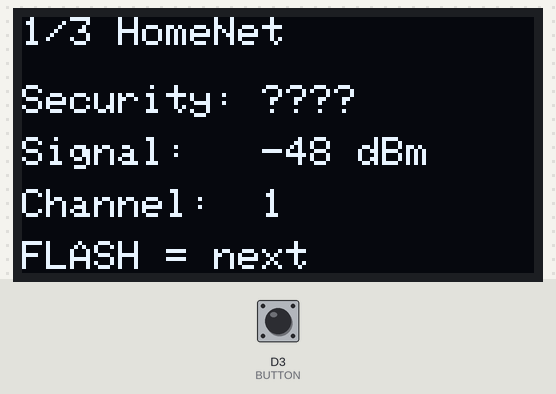
The sketch below on a simulated ESP8266 (NodeMCU). On the bench: 128×64 one-colour display. The inputs (shaded band) are chosen by the test bench; at power-on: D3 (BUTTON) HIGH. A WiFi scan finds three made-up networks.

Above: at 4.4 s.
4.5 s: D3 (BUTTON) pulled LOW for 0.15 s
At 5.1 s:
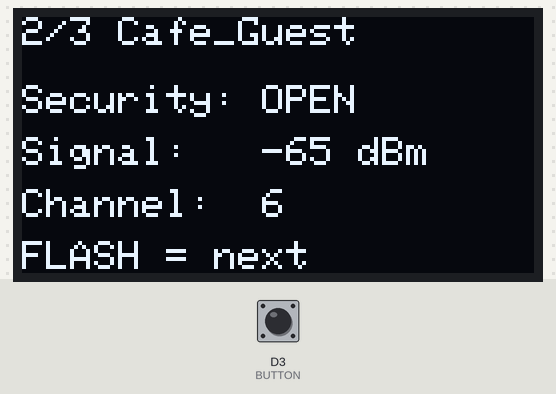
6.1 s: D3 (BUTTON) pulled LOW for 0.15 s
At 7.4 s:
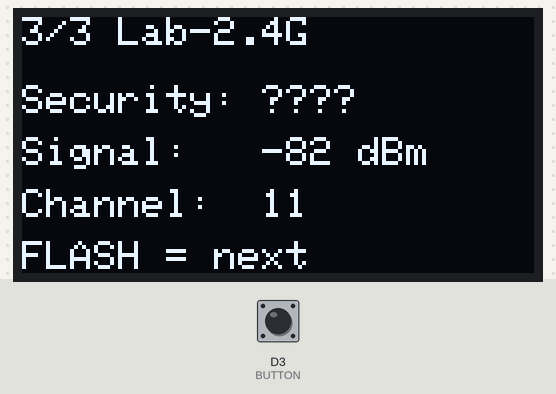
7.7 s: D3 (BUTTON) pulled LOW for 3.2 s
At 11.7 s:
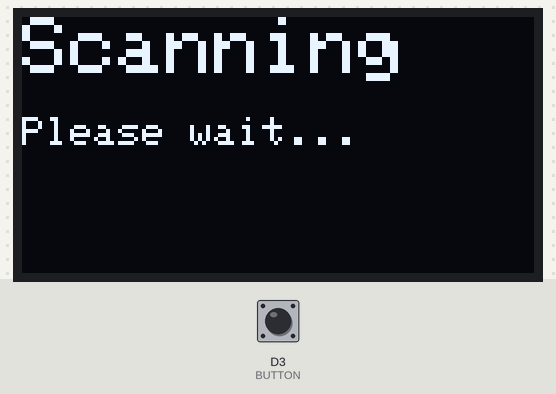
13.9 s: D3 (BUTTON) pulled LOW for 1 s
At 15.9 s:
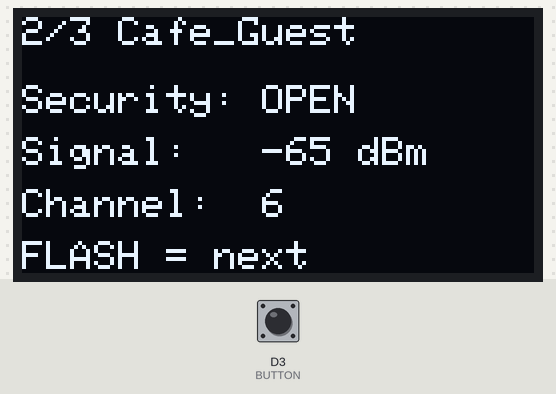
Timing chart, 0 to 17.4 s (numbered marks = the images above; inputs shaded):
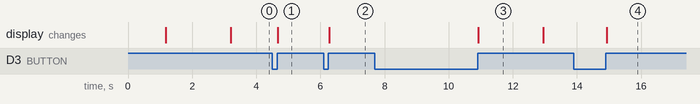

Measured:
- after the input at 4.5 s, the display: changes after 0.18 s (image 1)
- after the input at 6.1 s, the display: changes after 0.18 s (image 2)
- after the input at 7.7 s, the display: changes after 3.2 s (image 3)
- after the input at 13.9 s, the display: changes after 1.0 s (image 4)
- what the display in image 3 shows lasts 2.1 s, from 10.9 s to 13.0 s

The sketch:

oled_SPI_wifi_scan.ino
```cpp
#include <SPI.h>
#include <Adafruit_GFX.h>
#include <Adafruit_SSD1306.h>
#include <ESP8266WiFi.h>

// ---------- OLED ----------
#define SCREEN_WIDTH 128
#define SCREEN_HEIGHT 64

#define OLED_MOSI  D7
#define OLED_CLK   D5
#define OLED_DC    D2
#define OLED_CS    D8
#define OLED_RESET D0

Adafruit_SSD1306 display(
  SCREEN_WIDTH,
  SCREEN_HEIGHT,
  &SPI,
  OLED_DC,
  OLED_RESET,
  OLED_CS
);

// ---------- Button ----------
#define BUTTON D3       // FLASH button = GPIO0

int networkCount = 0;
int currentNetwork = 0;


// Return a short encryption name
const char* encryptionName(uint8_t encryption) {
  switch (encryption) {
    case ENC_TYPE_NONE:
      return "OPEN";
    case ENC_TYPE_WEP:
      return "WEP";
    case ENC_TYPE_TKIP:
      return "WPA";
    case ENC_TYPE_CCMP:
      return "WPA2";
    case ENC_TYPE_AUTO:
      return "AUTO";
    default:
      return "????";
  }
}


// Display currently selected network
void showNetwork() {

  display.clearDisplay();

  if (networkCount == 0) {
    display.setTextSize(2);
    display.setCursor(0, 0);
    display.println("No WiFi");

    display.setTextSize(1);
    display.setCursor(0, 25);
    display.println("Try scanning again");

    display.display();
    return;
  }

  String ssid = WiFi.SSID(currentNetwork);

  // ----- Line 1: network number + SSID -----

  display.setTextSize(1);
  display.setCursor(0, 0);

  display.print(currentNetwork + 1);
  display.print("/");
  display.print(networkCount);
  display.print(" ");

  // Maximum roughly 20 characters after number
  if (ssid.length() > 20)
    ssid = ssid.substring(0, 20);

  display.println(ssid);


  // ----- Line 2: encryption -----

  display.setCursor(0, 17);
  display.print("Security: ");
  display.println(
    encryptionName(WiFi.encryptionType(currentNetwork))
  );


  // ----- Line 3: signal strength -----

  display.setCursor(0, 30);
  display.print("Signal:   ");
  display.print(WiFi.RSSI(currentNetwork));
  display.println(" dBm");


  // ----- Line 4: channel -----

  display.setCursor(0, 43);
  display.print("Channel:  ");
  display.println(WiFi.channel(currentNetwork));


  // ----- Bottom hint -----

  display.setCursor(0, 56);
  display.print("FLASH = next");

  display.display();
}


// Scan for WiFi networks
void scanNetworks() {

  display.clearDisplay();
  display.setTextSize(2);
  display.setCursor(0, 0);
  display.println("Scanning");

  display.setTextSize(1);
  display.setCursor(0, 25);
  display.println("Please wait...");

  display.display();

  networkCount = WiFi.scanNetworks();

  currentNetwork = 0;

  showNetwork();
}


void setup() {

  Serial.begin(115200);

  pinMode(BUTTON, INPUT_PULLUP);

  // OLED
  if (!display.begin(SSD1306_SWITCHCAPVCC)) {
    while (true) {
      delay(1000);
    }
  }

  display.clearDisplay();
  display.setTextColor(SSD1306_WHITE);

  display.setTextSize(2);
  display.setCursor(0, 0);
  display.println("WiFi");
  display.println("Scanner");

  display.display();

  delay(1000);


  // WiFi setup
  WiFi.mode(WIFI_STA);
  WiFi.disconnect();

  delay(100);

  scanNetworks();
}


void loop() {

  // Button pressed
  if (digitalRead(BUTTON) == LOW) {

    unsigned long pressStart = millis();

    // Wait until release
    while (digitalRead(BUTTON) == LOW) {
      delay(10);
    }

    unsigned long pressTime = millis() - pressStart;


    // ----- Long press = rescan -----

    if (pressTime > 1000) {
      scanNetworks();
    }


    // ----- Short press = next network -----

    else {

      if (networkCount > 0) {

        currentNetwork++;

        if (currentNetwork >= networkCount)
          currentNetwork = 0;

        showNetwork();
      }
    }

    delay(100);
  }
}
```
